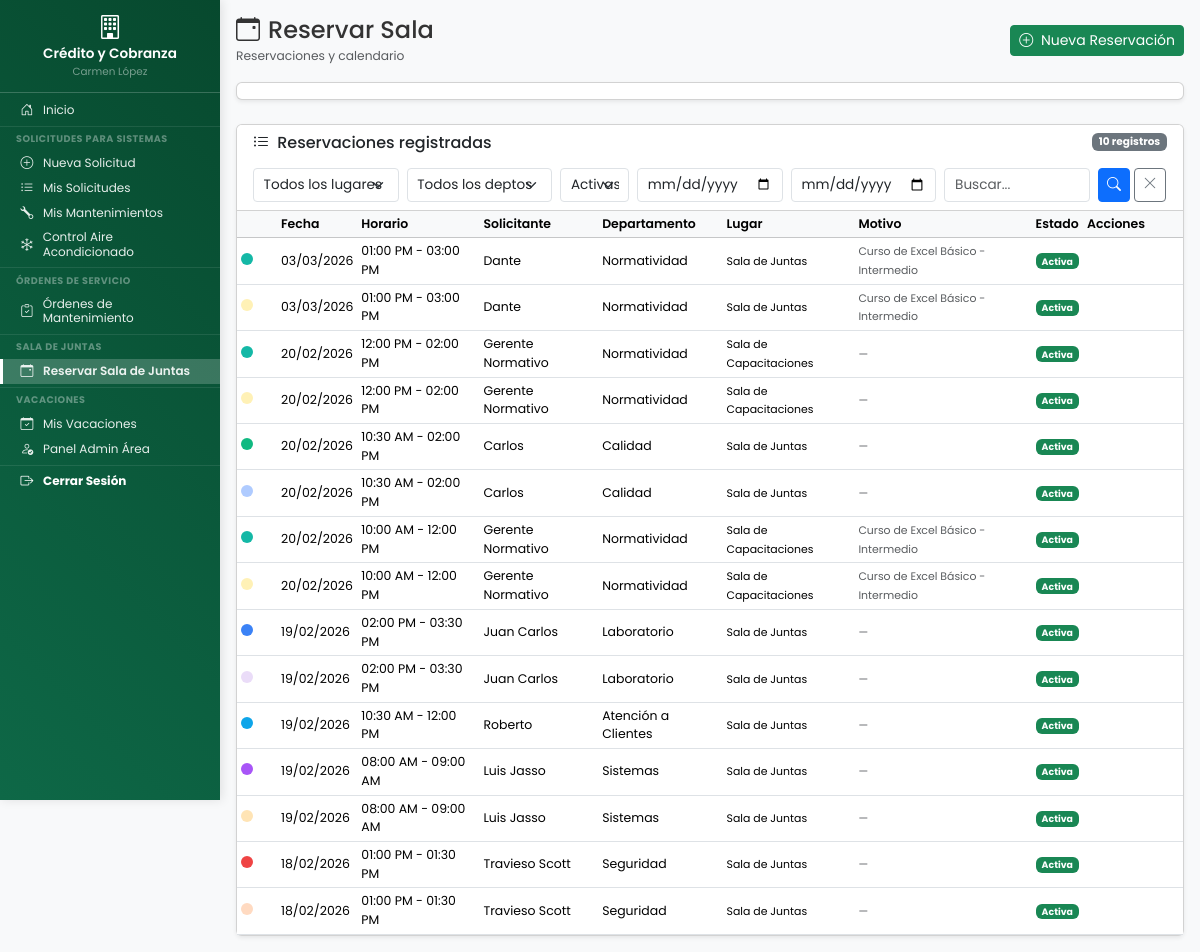
Page /dashboard/reservaciones/reservaciones_sala.php (signed in) on the earlier database version.
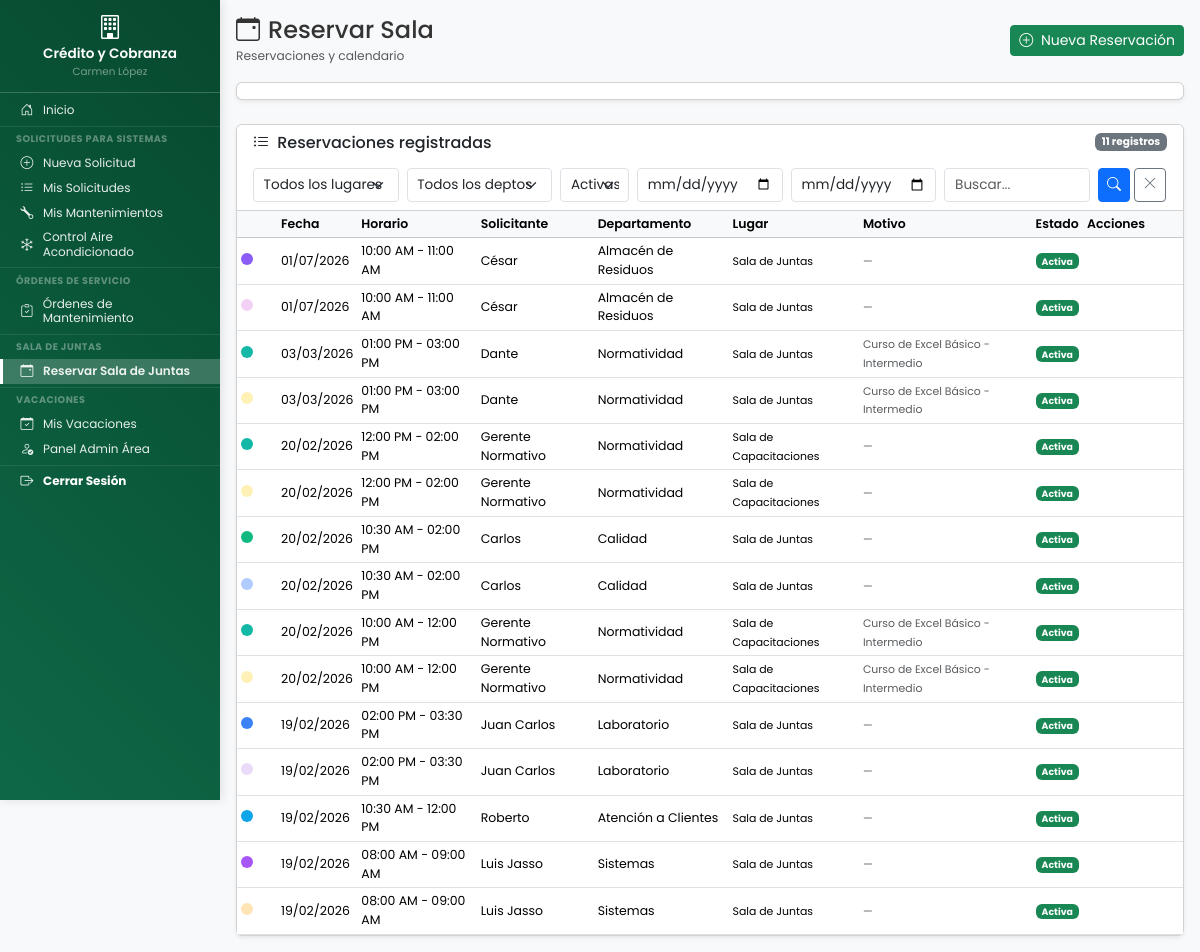
Same page on the later database version.
### tables this page shows
CREATE TABLE `reservaciones_sala` (
  `id` int(11) NOT NULL,
  `solicitante_nombre` varchar(200) NOT NULL COMMENT 'Nombre del solicitante',
  `departamento` varchar(100) NOT NULL COMMENT 'Departamento del solicitante',
  `departamento_id` int(11) DEFAULT NULL COMMENT 'FK a tabla departamentos',
  `lugar` enum('sala_juntas','sala_capacitaciones') NOT NULL DEFAULT 'sala_juntas',
  `motivo` varchar(255) DEFAULT NULL,
  `usuario_id` int(11) NOT NULL COMMENT 'FK al usuario que creó la reservación',
  `fecha_reservacion` date NOT NULL COMMENT 'Fecha de la reservación',
  `hora_inicio` time NOT NULL COMMENT 'Hora de inicio (formato 24h: HH:MM:SS)',
  `hora_fin` time NOT NULL COMMENT 'Hora de término (formato 24h: HH:MM:SS)',
  `estado` enum('activa','cancelada') NOT NULL DEFAULT 'activa' COMMENT 'Estado de la reservación',
  `cancelado_por` int(11) DEFAULT NULL COMMENT 'ID del usuario que canceló',
  `motivo_cancelacion` text DEFAULT NULL COMMENT 'Razón de la cancelación',
  `fecha_cancelacion` datetime DEFAULT NULL COMMENT 'Cuándo se canceló',
  `fecha_creacion` datetime NOT NULL DEFAULT current_timestamp(),
  `fecha_actualizacion` datetime NOT NULL DEFAULT current_timestamp() ON UPDATE current_timestamp()
);

CREATE TABLE `departamentos` (
  `id` int(11) NOT NULL,
  `codigo` varchar(50) NOT NULL COMMENT 'Código único (ej: mantenimiento, sistemas)',
  `nombre` varchar(100) NOT NULL COMMENT 'Nombre completo para mostrar',
  `activo` tinyint(1) DEFAULT 1,
  `departamento_padre_id` int(11) DEFAULT NULL COMMENT 'ID del departamento padre (NULL = departamento principal)',
  `fecha_creacion` timestamp NOT NULL DEFAULT current_timestamp()
);

### includes/reservaciones/reservaciones_funciones.php (called while the page is built, shortened)
<?php
function obtener_nombre_lugar($codigo) {
    $lugares = [
        'sala_juntas'         => 'Sala de Juntas',
        'sala_capacitaciones' => 'Sala de Capacitaciones'
    ];
    return $lugares[$codigo] ?? $codigo;
}
function obtener_reservaciones_lista($filtros = []) {
    $pdo = conectarDB();
    $where = ["1=1"];
    $params = [];
    if (!empty($filtros['estado'])) {
        $where[] = "r.estado = :estado";
        $params[':estado'] = $filtros['estado'];
    } else {
        $where[] = "r.estado = 'activa'";
    }
    $where_sql = implode(' AND ', $where);
    $pagina = max(1, (int)($filtros['pagina'] ?? 1));
    $por_pagina = (int)($filtros['por_pagina'] ?? 15);
    $offset = ($pagina - 1) * $por_pagina;
    $stmt_count = $pdo->prepare("SELECT COUNT(*) as total FROM reservaciones_sala r WHERE {$where_sql}");
    $stmt_count->execute($params);
    $total = $stmt_count->fetch(PDO::FETCH_ASSOC)['total'];
    $stmt = $pdo->prepare("
        SELECT r.*, d.nombre AS departamento_nombre,
               COALESCE(c.color_hex, '#95A5A6') AS color_hex,
               COALESCE(c.color_texto, '#FFFFFF') AS color_texto
        FROM reservaciones_sala r
        LEFT JOIN departamentos d ON r.departamento_id = d.id
        LEFT JOIN colores_departamento c ON r.departamento_id = c.departamento_id
        WHERE {$where_sql}
        ORDER BY r.fecha_reservacion DESC, r.hora_inicio DESC
        LIMIT {$por_pagina} OFFSET {$offset}
    ");
    $stmt->execute($params);
    return [
        'reservaciones' => $stmt->fetchAll(PDO::FETCH_ASSOC),
        'total' => $total, 'pagina' => $pagina,
        'por_pagina' => $por_pagina,
        'total_paginas' => ceil($total / $por_pagina)
    ];
}
function formatear_hora_12h($hora_24h) {
    return date('h:i A', strtotime($hora_24h));
}

### dashboard/reservaciones/reservaciones_sala.php (the view, shortened to what the rows shown need)
<?php
require_once __DIR__ . '/../../includes/reservaciones/reservaciones_funciones.php';
$filtros = [
    'estado' => $_GET['estado'] ?? 'activa',
    'departamento_id' => $_GET['departamento_id'] ?? '',
    'lugar' => $_GET['lugar'] ?? '',
    'fecha_desde' => $_GET['fecha_desde'] ?? '',
    'fecha_hasta' => $_GET['fecha_hasta'] ?? '',
    'busqueda' => $_GET['busqueda'] ?? '',
    'pagina' => $_GET['pagina'] ?? 1,
    'por_pagina' => 15
];
$resultado = obtener_reservaciones_lista($filtros);
$reservaciones = $resultado['reservaciones'];
?>
<!DOCTYPE html>
<html lang="es">
<head>
    <link href="https://cdn.jsdelivr.net/npm/bootstrap@5.3.2/dist/css/bootstrap.min.css" rel="stylesheet">
    <link rel="stylesheet" href="https://cdn.jsdelivr.net/npm/bootstrap-icons@1.11.1/font/bootstrap-icons.css">
    <link rel="stylesheet" href="<?php echo URL_BASE; ?>assets/css/dashboard.css">
    <link rel="stylesheet" href="<?php echo URL_BASE; ?>assets/css/base/variables.css">
    <link rel="stylesheet" href="<?php echo URL_BASE; ?>assets/css/components/sidebar.css">
    <link rel="stylesheet" href="<?php echo URL_BASE; ?>assets/css/components/hamburger.css">
    <link rel="stylesheet" href="<?php echo URL_BASE; ?>assets/css/layouts/dashboard-layout.css">
    <link rel="stylesheet" href="<?php echo URL_BASE; ?>assets/css/utilities/responsive.css">
    <link href="https://cdn.jsdelivr.net/npm/fullcalendar@6.1.15/index.global.min.css" rel="stylesheet">
    <link rel="stylesheet" href="<?php echo URL_BASE; ?>assets/css/reservaciones.css">
</head>
<body>
    <div class="dashboard-container">
        <main class="main-content">
            <div class="container-fluid p-3">
                <div class="card shadow-sm">
                    <div class="card-body p-0">
                        <div class="table-responsive">
                            <table class="table table-hover table-sm mb-0">
                                <thead class="table-light">
                                    <tr>
                                        <th style="width:40px"></th>
                                        <th>Fecha</th>
                                        <th>Horario</th>
                                        <th>Solicitante</th>
                                        <th>Departamento</th>
                                        <th>Lugar</th>
                                        <th>Motivo</th>
                                        <th>Estado</th>
                                        <th style="width:100px">Acciones</th>
                                    </tr>
                                </thead>
                                <tbody>
                                    <?php if (empty($reservaciones)): ?>
                                    <tr><td colspan="9" class="text-center text-muted py-4"><i class="bi bi-calendar-x fs-3 d-block mb-2"></i>No hay reservaciones</td></tr>
                                    <?php else: ?>
                                    <?php foreach ($reservaciones as $r): ?>
                                    <tr>
                                        <td><span class="d-inline-block rounded-circle" style="width:12px;height:12px;background-color:<?php echo $r['color_hex']; ?>"></span></td>
                                        <td><?php echo date('d/m/Y', strtotime($r['fecha_reservacion'])); ?></td>
                                        <td><?php echo formatear_hora_12h($r['hora_inicio']); ?> - <?php echo formatear_hora_12h($r['hora_fin']); ?></td>
                                        <td><?php echo htmlspecialchars($r['solicitante_nombre']); ?></td>
                                        <td><?php echo htmlspecialchars($r['departamento_nombre'] ?? ucfirst($r['departamento'])); ?></td>
                                        <td><small><?php echo obtener_nombre_lugar($r['lugar'] ?? 'sala_juntas'); ?></small></td>
                                        <td><small class="text-muted"><?php echo htmlspecialchars($r['motivo'] ?? '—'); ?></small></td>
                                        <td>
                                            <?php if ($r['estado'] === 'activa'): ?><span class="badge bg-success">Activa</span>
                                            <?php else: ?><span class="badge bg-danger">Cancelada</span><?php endif; ?>
                                        </td>
                                        <td>
                                        </td>
                                    </tr>
                                    <?php endforeach; ?>
                                    <?php endif; ?>
                                </tbody>
                            </table>
                        </div>
                    </div>
                </div>
            </div>
        </main>
    </div>
</body>
</html>

Differences in the rows shown:
no longer on this page (row unchanged): reservaciones_sala: fecha_reservacion "18/02/2026", hora_inicio "01:00 PM", hora_fin "01:30 PM", solicitante_nombre "Travieso Scott", departamento.nombre "Seguridad", lugar "Sala de Juntas", motivo "—", estado "Activa"
added reservaciones_sala: fecha_reservacion "01/07/2026", hora_inicio "10:00 AM", hora_fin "11:00 AM", solicitante_nombre "César", departamento.nombre "Almacén de Residuos", lugar "Sala de Juntas", motivo "—", estado "Activa"
Other differences:
$total_registros: "10" → "11"
